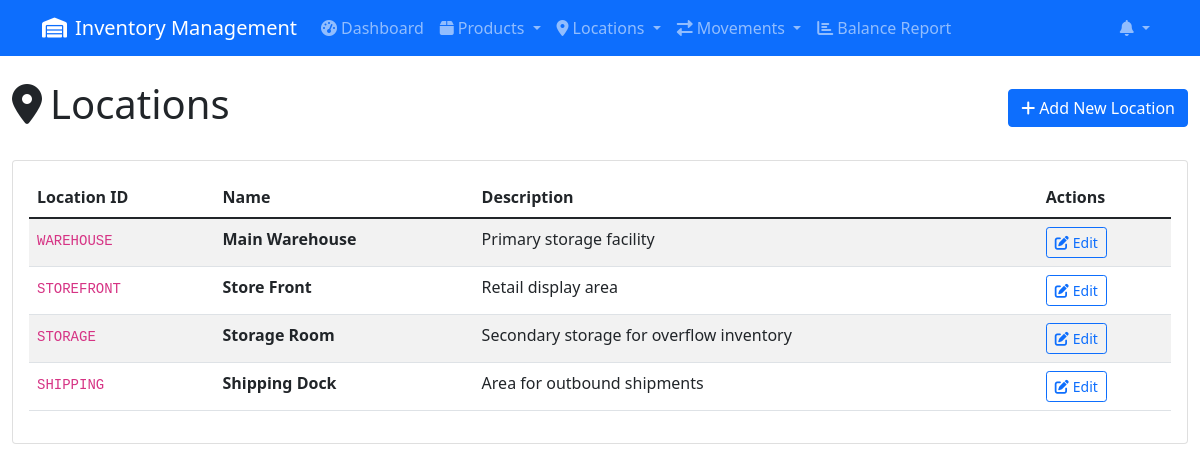
/locations, run on the app's committed database.
### app.py (models this page shows, shortened)
class Location(db.Model):
    location_id = db.Column(db.String(50), primary_key=True)
    name = db.Column(db.String(100), nullable=False)
    description = db.Column(db.Text)

### app.py (the view)
@app.route('/locations')
def locations():
    locations = Location.query.all()
    return render_template('locations.html', locations=locations)

### app.py (called while the page is built, shortened)
def get_product_summary():
    products = Product.query.all()
    summary = {}
    for product in products:
        total_imported = db.session.query(db.func.sum(ProductMovement.qty)).filter(
            ProductMovement.product_id == product.product_id,
            ProductMovement.to_location.isnot(None)
        ).scalar() or 0
        total_sold = db.session.query(db.func.sum(ProductMovement.qty)).filter(
            ProductMovement.product_id == product.product_id,
            ProductMovement.to_location.is_(None)
        ).scalar() or 0
        in_hand = total_imported - total_sold
        summary[product.product_id] = {
            'in_hand': in_hand,
            'sold': total_sold,
            'imported': total_imported
        }
    return summary

def get_stock_notifications():
    notifications = {
        'out_of_stock': [],
        'low_stock': [],
        'count': 0
    }
    product_summary = get_product_summary()
    for product_id, data in product_summary.items():
        product = Product.query.get(product_id)
        if not product:
            continue
        in_hand = data['in_hand']
    notifications['count'] = len(notifications['out_of_stock']) + len(notifications['low_stock'])
    return notifications

@app.context_processor
def inject_notifications():
    return {'stock_notifications': get_stock_notifications()}

### templates/locations.html (shortened to what this page needs)
{% extends "base.html" %}
{% block content %}
<div class="row">
    <div class="col-12">
        <div class="d-flex justify-content-between align-items-center mb-4">
            <h1><i class="fas fa-map-marker-alt me-2"></i>Locations</h1>
            <a href="{{ url_for('add_location') }}" class="btn btn-primary">
                <i class="fas fa-plus me-1"></i>Add New Location
            </a>
        </div>
    </div>
</div>
<div class="row">
    <div class="col-12">
        <div class="card">
            <div class="card-body">
                {% if locations %}
                    <div class="table-responsive">
                        <table class="table table-striped">
                            <thead>
                                <tr>
                                    <th>Location ID</th>
                                    <th>Name</th>
                                    <th>Description</th>
                                    <th>Actions</th>
                                </tr>
                            </thead>
                            <tbody>
                                {% for location in locations %}
                                <tr>
                                    <td><code>{{ location.location_id }}</code></td>
                                    <td><strong>{{ location.name }}</strong></td>
                                    <td>{{ location.description or '-' }}</td>
                                    <td>
                                        <a href="{{ url_for('edit_location', location_id=location.location_id) }}"
                                           class="btn btn-sm btn-outline-primary">
                                            <i class="fas fa-edit me-1"></i>Edit
                                        </a>
                                    </td>
                                </tr>
                                {% endfor %}
                            </tbody>
                        </table>
                    </div>
                {% endif %}
            </div>
        </div>
    </div>
</div>
{% endblock %}

### data on the page
Location: location_id "WAREHOUSE", name "Main Warehouse", description "Primary storage facility"
Location: location_id "STOREFRONT", name "Store Front", description "Retail display area"
Location: location_id "STORAGE", name "Storage Room", description "Secondary storage for overflow inventory"
Location: location_id "SHIPPING", name "Shipping Dock", description "Area for outbound shipments"
